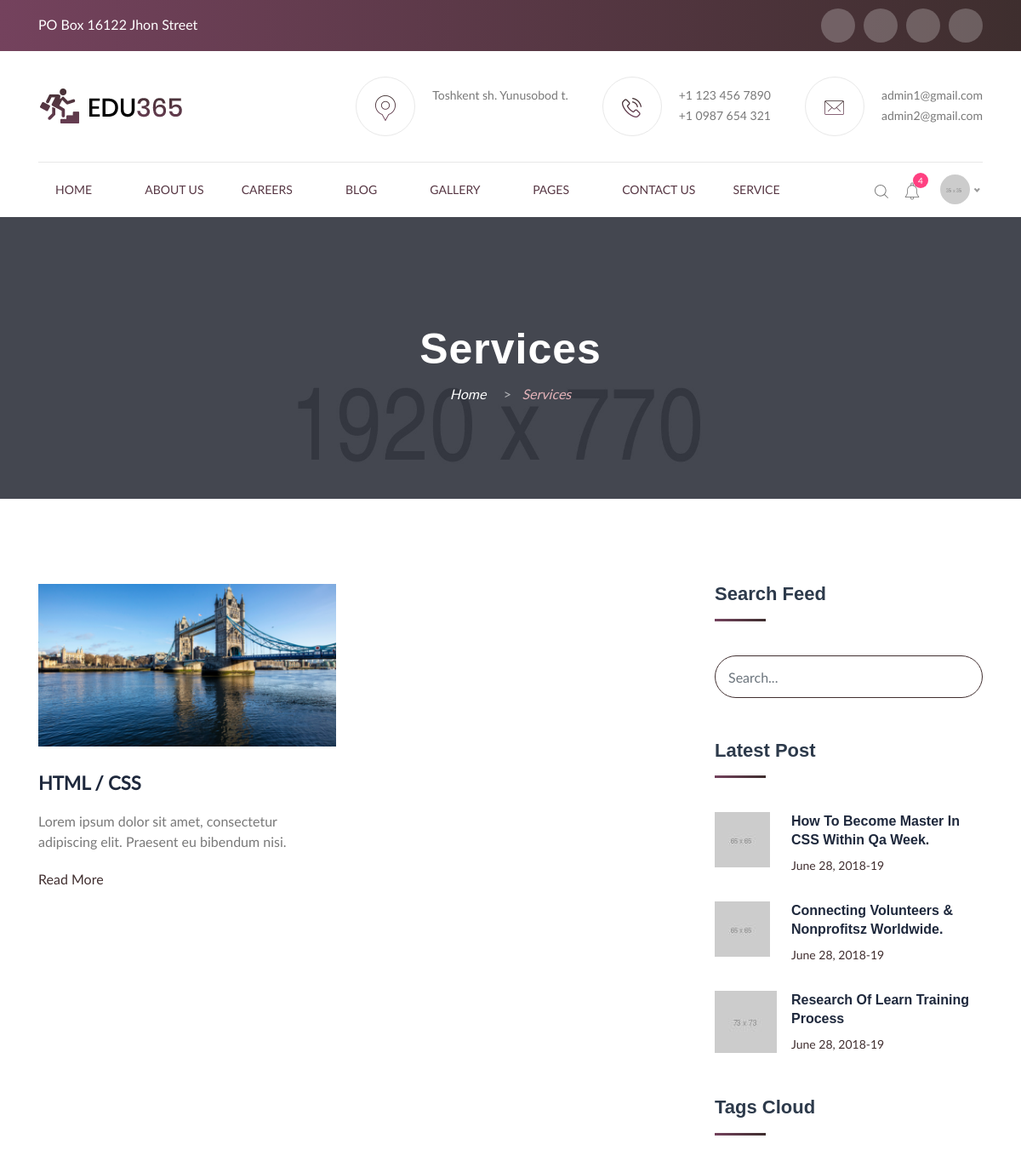
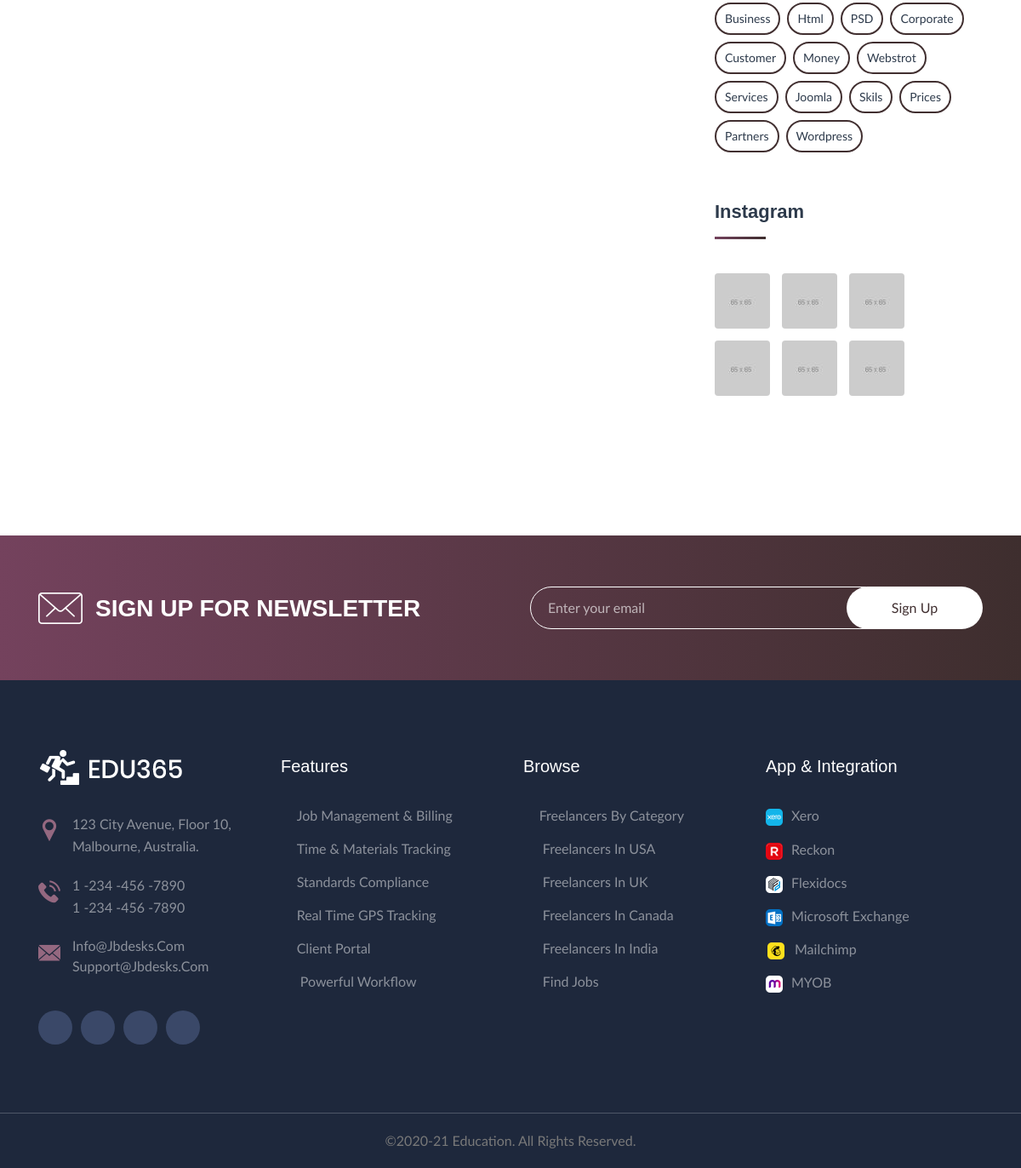
The app's page /service/ with its own data (2 pictures, top to bottom).
### main/models.py (models this page shows, shortened)
class Header(models.Model):
    message = models.CharField(max_length=150)
    facebook = models.CharField(max_length=30)
    twitter = models.CharField(max_length=30)
    youtube = models.CharField(max_length=30)
    linkedin = models.CharField(max_length=30)
    logo = models.ImageField(upload_to="header/logo/")
    address = models.CharField(max_length=150)
    phone1 = models.CharField(max_length=15)
    phone2 = models.CharField(max_length=15)
    email1 = models.EmailField()
    email2 = models.EmailField()

class Service(models.Model):
    title = models.CharField(max_length=150)
    content = models.TextField()
    image = models.ImageField(upload_to="service/", help_text="O'lcham: 371x202 px")
    book_image = models.ImageField(upload_to="book/image/", help_text="O'lcham 160x250 px")

### main/views.py (the view)
# urls.py: path('service/', ServiceView.as_view(), name="services"),
class ServiceView(View):
    def get(self, request):
        services = Service.objects.all()
        header = Header.objects.first()
        header_images = HeaderImage.objects.filter(header=header)
        context = {
            "services": services,
            "header": header,
            "header_images": header_images
        }
        return render(request, "main/service.html", context)

### main/templates/main/service.html (shortened to what this page needs)
{% extends 'base.html' %}
{% block content %}
	<div class="page_title_section float_left">
		<div class="page_header">
			<div class="container">
				<div class="row">
					<div class="col-lg-12 col-md-12 col-12 col-sm-12">
						<h1>Services</h1>
					</div>
					<div class="col-lg-12 col-md-12 col-12 col-sm-12">
						<div class="sub_title_section">
							<ul class="sub_title">
								<li> <a href="#"> Home </a> &nbsp;&nbsp;&nbsp; &gt; &nbsp;&nbsp;</li>
								<li>Services</li>
							</ul>
						</div>
					</div>
				</div>
			</div>
		</div>
	</div>
	<div class="blog_wrapper float_left">
		<div class="container">
			<div class="row">
				<div class="col-xl-8 col-lg-8 col-md-12 col-sm-12 col-xs-12">
				<div class="row">
					{% for service in services %}
					<div class="col-md-6">
						<div class="blog-post-wrapper iner_blog">
							<div class="post-thumbnail">
								<img src="{{ service.image.url }}" class="img-responsive" alt="Image">
							</div>
							<div class="blog-content edu_service_header">
								<header class="entry-header">
									<h4 class="entry-title edu_service_heading">
										<a href="/service-detail">{{ service.title }}</a>
									</h4>
								</header>
								<div class="entry-content">
									<p>{{ service.content|truncatewords:20 }}</p>
								</div>
								<a href="/service_detail" class="blog_read">Read More
									<i class="fa fa-angle-double-right" aria-hidden="true"></i>
								</a>
							</div>
						</div>
					</div>
					{% endfor %}
				</div>
			</div>
				<div class="col-xl-4 col-lg-4 col-md-12 col-sm-12 col-xs-12 right_sidebar blog_single_sidebar">
					<div class="sidebar_widget float_left">
						<div class="widget_heading">
							<h2>Search feed</h2>
						</div>
						<form class="search_form" role="search">
							<div class="form-group">
								<input type="text" class="form-control" placeholder="Search...">
							</div>
							<button type="submit"><i class="fa fa-search"></i>
							</button>
						</form>
					</div>
					<div class="sidebar_widget float_left">
						<div class="widget_heading">
							<h2>latest post</h2>
						</div>
						<div class="blog_wrapper22 float_left">
							<div class="blog_image">
								<img src="images/blog1.jpg" class="img-responsive" alt="blog_img1" />
							</div>
							<div class="blog_text">
								<h5><a href="#">
How to Become Master In CSS within qa Week.</a></h5>
								<div class="blog_date">June 28, 2018-19</div>
							</div>
						</div>
						<div class="blog_wrapper22 float_left">
							<div class="blog_image">
								<img src="images/blog2.jpg" class="img-responsive" alt="blog_img2" />
							</div>
							<div class="blog_text">
								<h5><a href="#">Connecting volunteers & nonprofitsz worldwide.</a></h5>
								<div class="blog_date">June 28, 2018-19</div>
							</div>
						</div>
						<div class="blog_wrapper22 float_left">
							<div class="blog_image">
								<img src="images/blog3.jpg" class="img-responsive" alt="blog_img3" />
							</div>
							<div class="blog_text">
								<h5><a href="#">
Research of Learn training process </a></h5>
								<div class="blog_date">June 28, 2018-19</div>
							</div>
						</div>
					</div>
					<div class="sidebar_widget float_left">
						<div class="widget_heading">
							<h2>tags cloud</h2>
						</div>
						<div class="sidebar_tag_cloud">
							<ul>
								<li><a href="#">business </a>
								</li>
								<li><a href="#">html</a>
								</li>
								<li><a href="#">PSD</a>
								</li>
								<li><a href="#">corporate </a>
								</li>
								<li><a href="#">customer</a>
								</li>
								<li><a href="#">money</a>
								</li>
								<li><a href="#">webstrot</a>
								</li>
								<li><a href="#">services</a>
								</li>
								<li><a href="#">joomla</a>
								</li>
								<li><a href="#">skils</a>
								</li>
								<li><a href="#">prices</a>
								</li>
								<li><a href="#">partners</a>
								</li>
								<li><a href="#">wordpress</a>
								</li>
							</ul>
						</div>
					</div>
					<div class="sidebar_widget float_left">
						<div class="widget_heading">
							<h2>instagram</h2>
						</div>
						<ul class="instagram_images">
							<li>
								<div class="instagram_wrapper">
									<div class="instagram_img_wrapper">
									</div>
								</div>
							</li>
							<li>
								<div class="instagram_wrapper">
									<div class="instagram_img_wrapper">
									</div>
								</div>
							</li>
							<li>
								<div class="instagram_wrapper">
									<div class="instagram_img_wrapper">
									</div>
								</div>
							</li>
							<li>
								<div class="instagram_wrapper">
									<div class="instagram_img_wrapper">
									</div>
								</div>
							</li>
							<li>
								<div class="instagram_wrapper">
									<div class="instagram_img_wrapper">
									</div>
								</div>
							</li>
							<li>
								<div class="instagram_wrapper">
									<div class="instagram_img_wrapper">
									</div>
								</div>
							</li>
						</ul>
					</div>
				</div>
			</div>
		</div>
	</div>
	<div class="edu_letter_main_wrapper float_left">
		<div class="container">
			<div class="edu_left_envo">
				<img src="images/innn.png" alt="img">
				<h3>Sign up for Newsletter</h3>
			</div>
			<div class="edu_right_form">
				<input type="text" placeholder="Enter your email">
				<button>Sign Up</button>
			</div>
		</div>
	</div>
{% endblock content %}

### templates/components/header/_top_header.html
<div class="edu_top_header_wrapper float_left">
        <div class="container">
            <div class="row">
                <div class="col-xl-6 col-lg-6 col-md-6 col-sm-12 col-12">
                    <div class="edu_top_header_left_wrapper">
                        <p>{{ header.message }}</p>
                    </div>
                </div>
                <div class="col-xl-6 col-lg-6 col-md-6 col-sm-12 col-12">
                    <div class="edu_top_header_right_wrapper">
                        <ul>
                            <li><a href=""><i class="fab fa-facebook-f"></i></a>
                            </li>
                            <li><a href="#"><i class="fab fa-twitter"></i></a>
                            </li>
                            <li><a target="_blank" href="https://www.youtube.com/{{ header.youtube }}"><i class="fab fa-youtube"></i></a>
                            </li>
                            <li><a href="#"><i class="fab fa-linkedin-in"></i></a>
                            </li>
                        </ul>
                    </div>
                </div>
            </div>
        </div>
    </div>

### templates/components/header/_logo_header.html (shortened to what this page needs)
<div class="edu_logo_header_wrapper float_left">
        <div class="container">
            <div class="row">
                <div class="col-md-12">
                    <div class="edu_border_line">
                        <div class="row">
                            <div class="col-md-3">
                                <div class="edu_logo_main_wrapper">
                                    <a href="index.html">
                                        <img src="{{ header.logo.url }}" alt="logo">
                                    </a>
                                </div>
                            </div>
                            <div class="col-md-9 d-none d-sm-none d-md-block">
                                <div class="lv_share_info_wrapper">
                                    <ul>
                                        <li>
                                            <div class="lv_header_icon">
                                                <img src="/static/images/pin.png" alt="Map Icon" title="Map Icon">
                                            </div>
                                            <p>{{ header.address }}</p>
                                        </li>
                                        <li>
                                            <div class="lv_header_icon">
                                                <img src="/static/images/phone.png" alt="Call Icon" title="Call Icon">
                                            </div>
                                            <p>{{ header.phone1 }}
                                                <br>{{ header.phone2 }}</p>
                                        </li>
                                        <li>
                                            <div class="lv_header_icon">
                                                <img src="/static/images/env.png" alt="Mail Icon" title="Mail Icon">
                                            </div>
                                            <p> <a href="#">{{ header.email1 }}</a>
                                                <br> <a href="#">{{ header.email2 }}</a>
                                            </p>
                                        </li>
                                    </ul>
                                </div>
                            </div>
                        </div>
                    </div>
                </div>
            </div>
        </div>
    </div>

### staticfiles/css/book.css (style rules this page uses)
a { color: #2c3e50; text-decoration: none; }

### records on screen
Header: message "PO Box 16122 Jhon Street", logo (picture), address "Toshkent sh. Yunusobod t.", phone1 "+1 123 456 7890", phone2 "+1 0987 654 321", email1 "admin1@gmail.com", email2 "admin2@gmail.com"
Service: image (picture), title "HTML / CSS", content "Lorem ipsum dolor sit amet, consectetur adipiscing elit. Praesent eu bibendum nisi."
